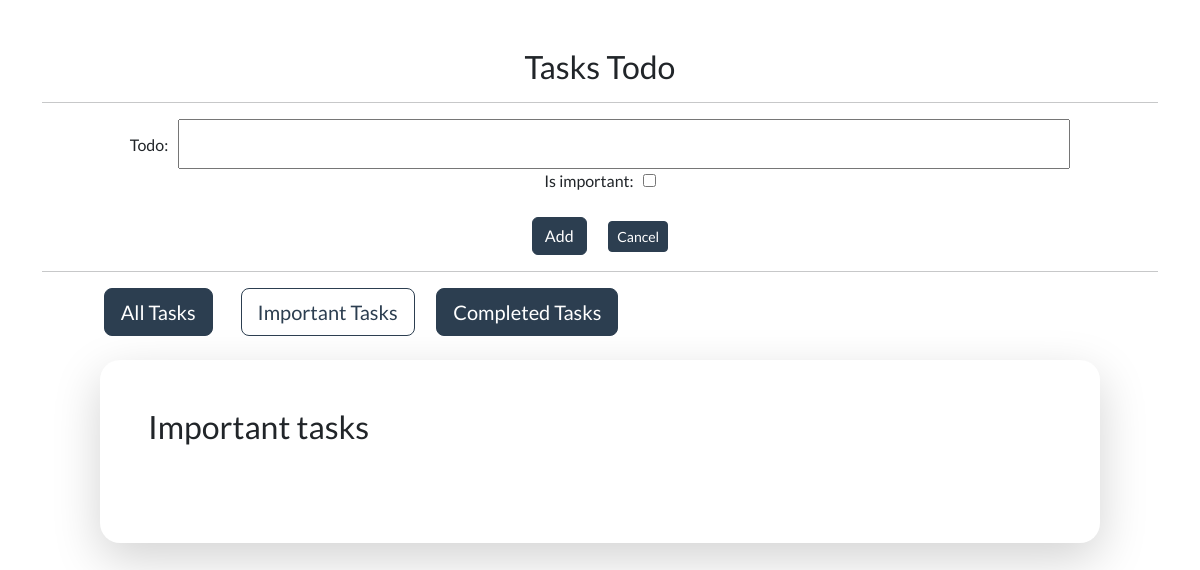
The app's page /imptasks/, older data.
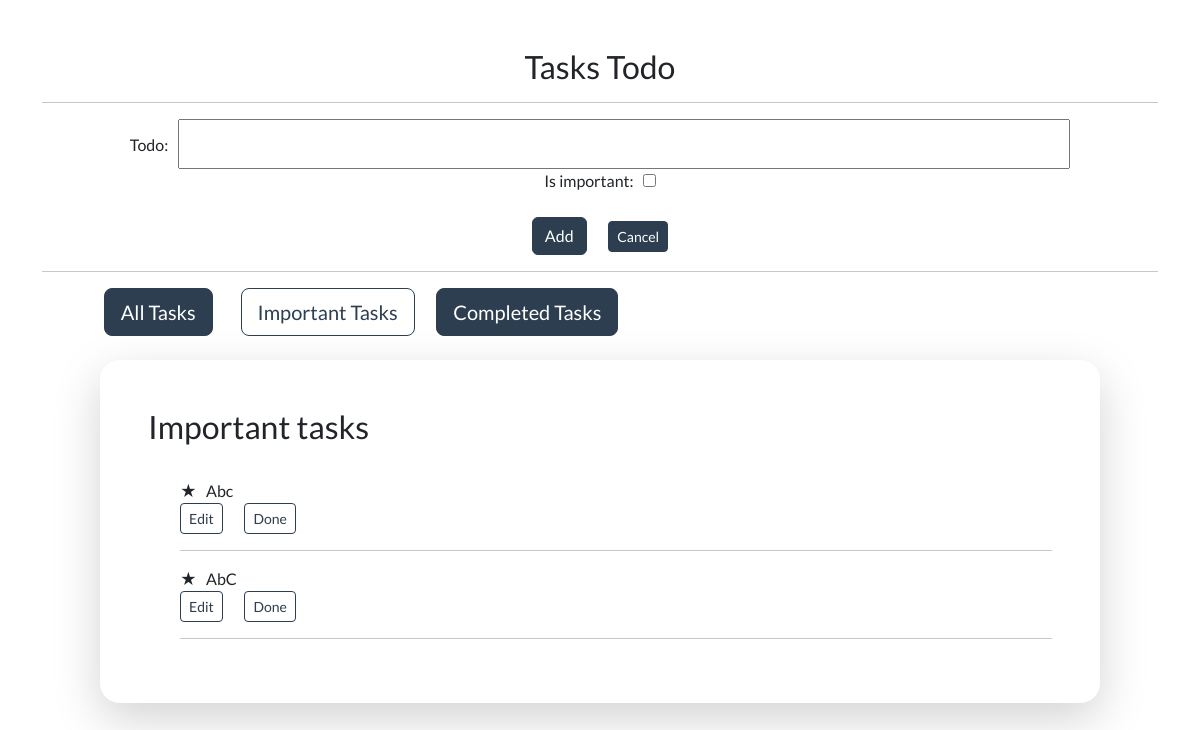
The same page, newer data.
### coreapp/models.py (models this page shows, shortened)
class Task(models.Model):
    title = models.TextField(max_length=500)
    is_important = models.BooleanField(default=False, blank=True)
    is_complete = models.BooleanField(default=False)

### coreapp/views.py (the view)
# urls.py: path("imptasks/", views.ImportantTasksView, name='imp-tasks'),
def ImportantTasksView(request):
    if request.method == 'GET':
        form = TaskForm()
        tasks_list = Task.objects.filter(is_important=True) & Task.objects.filter(is_complete=False)
        context = {
            "form": form,
            "tasks_list": tasks_list
        }
        return render(request, 'coreapp/importanttasks.html', context)

### coreapp/forms.py (shortened to what this page needs)
class TaskForm(forms.ModelForm):
    class Meta:
        model = Task
        fields = ["title", "is_important"]
        labels = {
            "title": "Todo",
        }
        widgets = {
            "title": forms.TextInput(attrs={'class': 'myfieldclass'})
        }

### coreapp/templates/coreapp/importanttasks.html (shortened to what this page needs)
{% extends "base.html" %}
{% load static %}
{% block content %}
<main class="container pt-5">
    <div class="container-md  text-center">
        <h1 class="h3"> Tasks Todo </h1>
    </div>
    <hr>
    <div class="col text-center">
        <form action="/" method="POST">
            <div class="col text-center">
                {% for field in form %}
                    {{ field.label|capfirst }}: &nbsp;  {{ field }} <br>
                {% endfor %}
            </div>
            <div class="col text-center">
                <button type="submit"  class="btn btn-primary btn-md update-button">
                    Add </button>
                <a type="button" class="btn btn-primary btn-sm update-button"
                    href="{% url 'coreapp:main-page' %}"> Cancel </a>
                </div>
        </form>
    </div>
    <hr>
    <div class="col">
        <a type="button" class="btn btn-primary btn-lg"
            href="{% url 'coreapp:main-page' %}"> All Tasks </a> &nbsp; &nbsp; &nbsp; &nbsp;
        <a type="button" class="btn btn-outline-primary btn-lg "
            href="{% url 'coreapp:imp-tasks' %}"> Important Tasks </a>   &nbsp; &nbsp; &nbsp;
        <a type="button" class="btn btn-primary btn-lg "
            href="{% url 'coreapp:completed-tasks' %}"> Completed Tasks </a>
    </div>
    <br>
    <div class="container bg-white shadow-lg p-5 mb-5 form-layout">
        <h1 class="h3"> Important tasks </h1>
        <br>
        <ul>
        {% for task in tasks_list %}
            {% if  task.is_important == 1 %}
                <span>&#9733;</span> &nbsp;  {{ task.title | capfirst }}
            {% else %}
                <span>&#9734;</span> &nbsp;  {{ task.title | capfirst }}
            {% endif %}
            <br>
            <div class="col">
                <a type="button" class="btn btn-outline-primary btn-sm update-button"
                    href="{% url 'coreapp:edit-task' task.id %}">Edit </a>
                <a type="button" class="btn btn-outline-primary btn-sm update-button"
                    href="{% url 'coreapp:done-task' task.id %}">Done </a>
            </div>
            <hr>
        {% endfor %}
        </ul>
    </div>
</main>
{% endblock %}

Row changes from the older to the newer data that the page shows:
added Task: title "Abc"
added Task: title "AbC"
